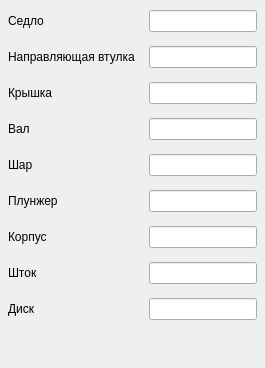
              <widget class="QWidget" name="tab_materials">
               <attribute name="title">
                <string>Материалы</string>
               </attribute>
               <layout class="QVBoxLayout" name="verticalLayout_61">
                <property name="spacing">
                 <number>6</number>
                </property>
                <property name="leftMargin">
                 <number>0</number>
                </property>
                <property name="topMargin">
                 <number>2</number>
                </property>
                <property name="rightMargin">
                 <number>0</number>
                </property>
                <property name="bottomMargin">
                 <number>0</number>
                </property>
                <item>
                 <widget class="QFrame" name="frame_materials_Section">
                  <property name="frameShape">
                   <enum>QFrame::Shape::NoFrame</enum>
                  </property>
                  <layout class="QGridLayout" name="gridLayout_6">
                   <property name="leftMargin">
                    <number>8</number>
                   </property>
                   <property name="topMargin">
                    <number>8</number>
                   </property>
                   <property name="rightMargin">
                    <number>8</number>
                   </property>
                   <property name="bottomMargin">
                    <number>8</number>
                   </property>
                   <property name="spacing">
                    <number>14</number>
                   </property>
                   <item row="6" column="0">
                    <widget class="QLabel" name="label_materialCorpus">
                     <property name="sizePolicy">
                      <sizepolicy hsizetype="Maximum" vsizetype="Preferred">
                       <horstretch>0</horstretch>
                       <verstretch>0</verstretch>
                      </sizepolicy>
                     </property>
                     <property name="text">
                      <string>Корпус</string>
                     </property>
                    </widget>
                   </item>
                   <item row="8" column="0">
                    <widget class="QLabel" name="label_materialDisk">
                     <property name="sizePolicy">
                      <sizepolicy hsizetype="Maximum" vsizetype="Preferred">
                       <horstretch>0</horstretch>
                       <verstretch>0</verstretch>
                      </sizepolicy>
                     </property>
                     <property name="text">
                      <string>Диск</string>
                     </property>
                    </widget>
                   </item>
                   <item row="3" column="0">
                    <widget class="QLabel" name="label_materialShaft">
                     <property name="sizePolicy">
                      <sizepolicy hsizetype="Maximum" vsizetype="Preferred">
                       <horstretch>0</horstretch>
                       <verstretch>0</verstretch>
                      </sizepolicy>
                     </property>
                     <property name="text">
                      <string>Вал</string>
                     </property>
                    </widget>
                   </item>
                   <item row="5" column="0">
                    <widget class="QLabel" name="label_materialPlunger">
                     <property name="sizePolicy">
                      <sizepolicy hsizetype="Maximum" vsizetype="Preferred">
                       <horstretch>0</horstretch>
                       <verstretch>0</verstretch>
                      </sizepolicy>
                     </property>
                     <property name="text">
                      <string>Плунжер</string>
                     </property>
                    </widget>
                   </item>
                   <item row="2" column="0">
                    <widget class="QLabel" name="label_materialCap">
                     <property name="sizePolicy">
                      <sizepolicy hsizetype="Maximum" vsizetype="Preferred">
                       <horstretch>0</horstretch>
                       <verstretch>0</verstretch>
                      </sizepolicy>
                     </property>
                     <property name="text">
                      <string>Крышка</string>
                     </property>
                    </widget>
                   </item>
                   <item row="1" column="0">
                    <widget class="QLabel" name="label_materialGuideSleeve">
                     <property name="sizePolicy">
                      <sizepolicy hsizetype="Maximum" vsizetype="Preferred">
                       <horstretch>0</horstretch>
                       <verstretch>0</verstretch>
                      </sizepolicy>
                     </property>
                     <property name="text">
                      <string>Направляющая втулка</string>
                     </property>
                    </widget>
                   </item>
                   <item row="7" column="0">
                    <widget class="QLabel" name="label_materialStock">
                     <property name="sizePolicy">
                      <sizepolicy hsizetype="Maximum" vsizetype="Preferred">
                       <horstretch>0</horstretch>
                       <verstretch>0</verstretch>
                      </sizepolicy>
                     </property>
                     <property name="text">
                      <string>Шток</string>
                     </property>
                    </widget>
                   </item>
                   <item row="4" column="0">
                    <widget class="QLabel" name="label_materialBall">
                     <property name="sizePolicy">
                      <sizepolicy hsizetype="Maximum" vsizetype="Preferred">
                       <horstretch>0</horstretch>
                       <verstretch>0</verstretch>
                      </sizepolicy>
                     </property>
                     <property name="text">
                      <string>Шар</string>
                     </property>
                    </widget>
                   </item>
                   <item row="0" column="0">
                    <widget class="QLabel" name="label_materialSaddle">
                     <property name="sizePolicy">
                      <sizepolicy hsizetype="Maximum" vsizetype="Preferred">
                       <horstretch>0</horstretch>
                       <verstretch>0</verstretch>
                      </sizepolicy>
                     </property>
                     <property name="text">
                      <string>Седло</string>
                     </property>
                    </widget>
                   </item>
                   <item row="1" column="1">
                    <widget class="QLineEdit" name="lineEdit_materialGuideSleeve">
                     <property name="sizePolicy">
                      <sizepolicy hsizetype="Expanding" vsizetype="Preferred">
                       <horstretch>0</horstretch>
                       <verstretch>0</verstretch>
                      </sizepolicy>
                     </property>
                    </widget>
                   </item>
                   <item row="0" column="1">
                    <widget class="QLineEdit" name="lineEdit_materialSaddle">
                     <property name="sizePolicy">
                      <sizepolicy hsizetype="Expanding" vsizetype="Preferred">
                       <horstretch>0</horstretch>
                       <verstretch>0</verstretch>
                      </sizepolicy>
                     </property>
                    </widget>
                   </item>
                   <item row="2" column="1">
                    <widget class="QLineEdit" name="lineEdit_materialCap">
                     <property name="sizePolicy">
                      <sizepolicy hsizetype="Expanding" vsizetype="Preferred">
                       <horstretch>0</horstretch>
                       <verstretch>0</verstretch>
                      </sizepolicy>
                     </property>
                    </widget>
                   </item>
                   <item row="3" column="1">
                    <widget class="QLineEdit" name="lineEdit_materialShaft">
                     <property name="sizePolicy">
                      <sizepolicy hsizetype="Expanding" vsizetype="Preferred">
                       <horstretch>0</horstretch>
                       <verstretch>0</verstretch>
                      </sizepolicy>
                     </property>
                    </widget>
                   </item>
                   <item row="4" column="1">
                    <widget class="QLineEdit" name="lineEdit_materialBall">
                     <property name="sizePolicy">
                      <sizepolicy hsizetype="Expanding" vsizetype="Preferred">
                       <horstretch>0</horstretch>
                       <verstretch>0</verstretch>
                      </sizepolicy>
                     </property>
                    </widget>
                   </item>
                   <item row="5" column="1">
                    <widget class="QLineEdit" name="lineEdit_materialPlunger">
                     <property name="sizePolicy">
                      <sizepolicy hsizetype="Expanding" vsizetype="Preferred">
                       <horstretch>0</horstretch>
                       <verstretch>0</verstretch>
                      </sizepolicy>
                     </property>
                    </widget>
                   </item>
                   <item row="6" column="1">
                    <widget class="QLineEdit" name="lineEdit_materialCorpus">
                     <property name="sizePolicy">
                      <sizepolicy hsizetype="Expanding" vsizetype="Preferred">
                       <horstretch>0</horstretch>
                       <verstretch>0</verstretch>
                      </sizepolicy>
                     </property>
                    </widget>
                   </item>
                   <item row="7" column="1">
                    <widget class="QLineEdit" name="lineEdit_materialStock">
                     <property name="sizePolicy">
                      <sizepolicy hsizetype="Expanding" vsizetype="Preferred">
                       <horstretch>0</horstretch>
                       <verstretch>0</verstretch>
                      </sizepolicy>
                     </property>
                    </widget>
                   </item>
                   <item row="8" column="1">
                    <widget class="QLineEdit" name="lineEdit_materialDisk">
                     <property name="sizePolicy">
                      <sizepolicy hsizetype="Expanding" vsizetype="Preferred">
                       <horstretch>0</horstretch>
                       <verstretch>0</verstretch>
                      </sizepolicy>
                     </property>
                    </widget>
                   </item>
                  </layout>
                 </widget>
                </item>
                <item>
                 <spacer name="verticalSpacer_11">
                  <property name="orientation">
                   <enum>Qt::Orientation::Vertical</enum>
                  </property>
                  <property name="sizeHint" stdset="0">
                   <size>
                    <width>20</width>
                    <height>40</height>
                   </size>
                  </property>
                 </spacer>
                </item>
               </layout>
              </widget>
